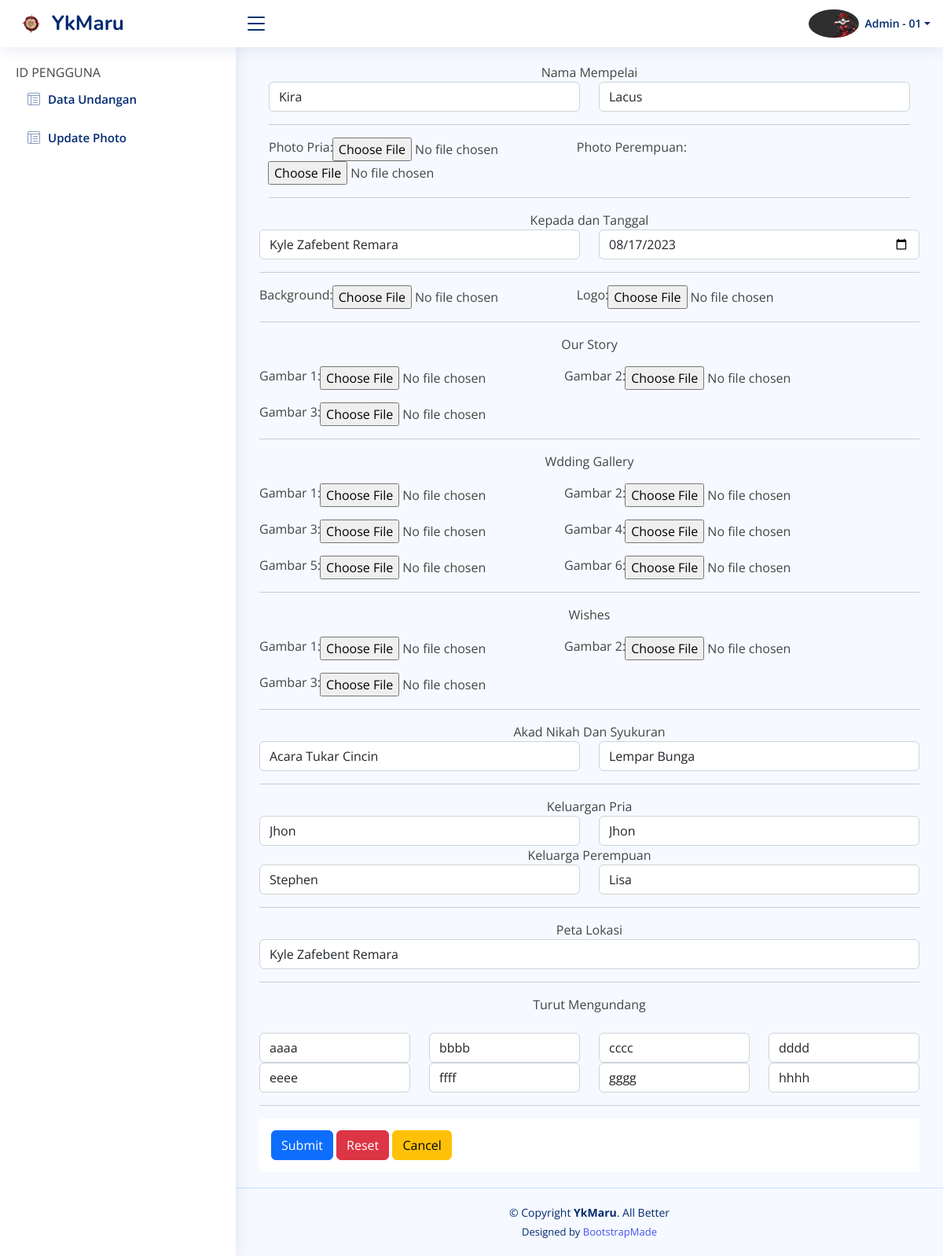
/admin/index.php (signed in), run on the app's committed database.
### tables this page shows
CREATE TABLE `tbl_form` (
  `id_undangan` int(11) NOT NULL,
  `nama_pria` varchar(100) NOT NULL,
  `nama_perempuan` varchar(100) NOT NULL,
  `logo` varchar(100) NOT NULL,
  `kepada_yth` varchar(100) NOT NULL,
  `tanggal` date NOT NULL,
  `waktu` time NOT NULL,
  `foto_background` varchar(100) NOT NULL,
  `akad_nikah` varchar(100) NOT NULL,
  `syukuran` varchar(100) NOT NULL,
  `nama_ayah_pria` varchar(100) NOT NULL,
  `nama_ibu_pria` varchar(100) NOT NULL,
  `nama_ayah_perempuan` varchar(100) NOT NULL,
  `nama_ibu_perempuan` varchar(100) NOT NULL,
  `peta_lokasi` varchar(100) NOT NULL,
  `mengundang1` varchar(100) NOT NULL,
  `mengundang2` varchar(100) NOT NULL,
  `mengundang3` varchar(100) NOT NULL,
  `mengundang4` varchar(100) NOT NULL,
  `mengundang5` varchar(100) NOT NULL,
  `mengundang6` varchar(100) NOT NULL,
  `mengundang7` varchar(100) NOT NULL,
  `mengundang8` varchar(100) NOT NULL,
  `gambar1` varchar(100) NOT NULL,
  `gambar2` varchar(100) NOT NULL,
  `gambar3` varchar(100) NOT NULL,
  `photo_pria` varchar(255) DEFAULT NULL,
  `photo_perempuan` varchar(255) DEFAULT NULL,
  `galery1` varchar(100) NOT NULL,
  `galery2` varchar(100) NOT NULL,
  `galery3` varchar(100) NOT NULL,
  `galery4` varchar(100) NOT NULL,
  `galery5` varchar(100) NOT NULL,
  `galery6` varchar(100) NOT NULL,
  `foto_wishes1` varchar(100) NOT NULL,
  `foto_wishes2` varchar(100) NOT NULL,
  `foto_wishes3` varchar(100) NOT NULL
);

### pages/form/tampil.php (the view, shortened to what this page needs)
<?php
$servername = "localhost";
$username = "root";
$password = "";
$dbname = "db_pernikahan";
$conn = new mysqli($servername, $username, $password, $dbname);
$sql = "SELECT id_undangan, nama_pria, nama_perempuan, kepada_yth,
akad_nikah, syukuran, tanggal, waktu,nama_ayah_pria,
nama_ibu_pria, nama_ayah_perempuan, nama_ibu_perempuan,
mengundang1, mengundang2, mengundang3, mengundang4,
mengundang5, mengundang6, mengundang7, mengundang8, gambar1 FROM tbl_form WHERE id_undangan ='1'";
$result = $conn->query($sql);
if ($result->num_rows > 0) {
  $row = $result->fetch_assoc();
}
?>
<form action="" method="post" enctype="multipart/form-data">
<div class="container-fluid">
        <span><center>Nama Mempelai</center></span>
            <div class="row">
              <div class="col-md-6">
                  <div class="form-group">
                    <input type="text" name="NamaPria" class="form-control" id="NamaPria" placeholder="Nama Pria" value="<?php echo $row["nama_pria"]; ?>">
                  </div>
              </div>
              <div class="col-md-6">
                  <div class="form-group">
                    <input type="text" name="NamaPerempuan" class="form-control" id="NamaPerempuan" placeholder="Nama Perempuan" value="<?php echo $row["nama_perempuan"]; ?>">
                  </div>
             </div>
             </div><hr>
            <div class="row">
              <div class="col-md-12">
                  <div class="form-group">
                    <div class="input-group">
                      <label for="file">Photo Pria:</label>
                      <input type="file" name="file_photo_pria" id="file_pria">
                      <label for="file">Photo Perempuan:</label>
                      <input type="file" name="file_photo_perempuan" id="file">
                    </div>
                  </div>
              </div>
            </div><hr>
            </div>
            <span><center>Kepada dan Tanggal</center></span>
            <div class="row">
            <div class="col-md-6">
                  <div class="form-group">
                    <input type="text" name="KepadaYth" class="form-control" id="KepadaYth" placeholder="Kepada Yth" value="<?php echo $row["kepada_yth"]; ?>">
                  </div>
              </div>
              <div class="col-md-6">
                  <div class="form-group">
                    <input type="date" name="Tanggal" class="form-control" value="<?php echo $row["tanggal"]; ?>">
                  </div>
              </div>
            </div><hr>
            <div class="row">
              <div class="col-md-12">
                  <div class="form-group">
                      <div class="input-group">
                      <label for="file">Background:</label>
                      <input type="file" name="foto_background" id="file">
                     <label for="file">Logo:</label>
                     <input type="file" name="logo" id="file">
                    </div>
                  </div>
              </div>
            </div><hr>
            <span><center>Our Story</center></span>
            <div class="row pt-3">
              <div class="col-md-12">
                  <div class="form-group">
                      <div class="input-group">
                      <label for="file">Gambar 1:</label>
                      <input type="file" name="gambar1" id="file">
                     <label for="file">Gambar 2:</label>
                     <input type="file" name="gambar2" id="file">
                    </div>
                  </div>
              </div>
            <div class="row pt-3">
              <div class="col-md-12">
                  <div class="form-group">
                      <div class="input-group">
                      <label for="file">Gambar 3:</label>
                      <input type="file" name="gambar3" id="file">
                    </div>
                  </div>
              </div>
            </div>
            </div><hr>
            <span><center>Wdding Gallery</center></span>
            <div class="row pt-3">
              <div class="col-md-12">
                  <div class="form-group">
                      <div class="input-group">
                      <label for="file">Gambar 1:</label>
                      <input type="file" name="galery1" id="file">
                      <label for="file">Gambar 2:</label>
                      <input type="file" name="galery2" id="file">
                    </div>
                  </div>
              </div>
            </div>
            <div class="row pt-3">
              <div class="col-md-12">
                  <div class="form-group">
                      <div class="input-group">
                      <label for="file">Gambar 3:</label>
                      <input type="file" name="galery3" id="file">
                      <label for="file">Gambar 4:</label>
                      <input type="file" name="galery4" id="file">
                    </div>
                  </div>
              </div>
            </div>
            <div class="row pt-3">
              <div class="col-md-12">
                  <div class="form-group">
                      <div class="input-group">
                      <label for="file">Gambar 5:</label>
                      <input type="file" name="galery5" id="file">
                      <label for="file">Gambar 6:</label>
                      <input type="file" name="galery6" id="file">
                    </div>
                  </div>
              </div>
            </div>
            </div><hr>
            <span><center>Wishes</center></span>
            <div class="row pt-3">
              <div class="col-md-12">
                  <div class="form-group">
                      <div class="input-group">
                      <label for="file">Gambar 1:</label>
                      <input type="file" name="wishes1" id="file">
                     <label for="file">Gambar 2:</label>
                     <input type="file" name="wishes2" id="file">
                    </div>
                  </div>
              </div>
            <div class="row pt-3">
              <div class="col-md-12">
                  <div class="form-group">
                      <div class="input-group">
                      <label for="file">Gambar 3:</label>
                      <input type="file" name="wishes3" id="file">
                    </div>
                  </div>
              </div>
            </div>
            </div><hr>
            <span><center>Akad Nikah Dan Syukuran</center></span>
            <div class="row">
              <div class="col-md-6">
                  <div class="form-group">
                    <input type="text" name="AkadNikah" class="form-control" id="AkadNikah" placeholder="Akad Nikah" value="<?php echo $row["akad_nikah"]; ?>">
                  </div>
              </div>
              <div class="col-md-6">
                  <div class="form-group">
                    <input type="text" name="Syukuran" class="form-control" id="Syukuran" placeholder="Syukuran" value="<?php echo $row["syukuran"]; ?>">
                  </div>
              </div>
            </div><hr>
            <span><center>Keluargan Pria</center></span>
            <div class="row">
              <div class="col-md-6">
                  <div class="form-group">
                    <input type="text" name="AyahPria" class="form-control" id="AyahPria" placeholder="Ayah Pria" value="<?php echo $row["nama_ayah_pria"]; ?>">
                  </div>
              </div>
              <div class="col-md-6">
                  <div class="form-group">
                    <input type="text" name="IbuPria" class="form-control" id="IbuPria" placeholder="Ibu Pria" value="<?php echo $row["nama_ayah_pria"]; ?>">
                  </div>
              </div>
            </div>
            <span><center>Keluarga Perempuan</center></span>
            <div class="row">
              <div class="col-md-6">
                  <div class="form-group">
                    <input type="text" name="AyahPerempuan" class="form-control" id="AyahPerempuan" placeholder="Ayah Perempuan" value="<?php echo $row["nama_ayah_perempuan"]; ?>">
                  </div>
              </div>
              <div class="col-md-6">
                  <div class="form-group">
                    <input type="text" name="IbuPerempuan" class="form-control" id="IbuPerempuan" placeholder="Ibu Perempuan" value="<?php echo $row["nama_ibu_perempuan"]; ?>">
                  </div>
              </div>
            </div><hr>
            <span><center>Peta Lokasi</center></span>
            <div class="row">
              <div class="col-md-12">
                  <div class="form-group">
                    <input type="text" name="Peta" class="form-control" id="Peta" placeholder="Masukkan Link" value="<?php echo $row["kepada_yth"]; ?>">
                  </div>
              </div>
            </div><hr>
            <span><center>Turut Mengundang</center></span><br>
            <div class="row">
              <div class="col-md-3">
                  <div class="form-group">
                    <input type="text" name="Nama1" class="form-control" id="Nama1" placeholder="Nama 1" value="<?php echo $row["mengundang1"]; ?>">
                  </div>
              </div>
              <div class="col-md-3">
                  <div class="form-group">
                    <input type="text" name="Nama2" class="form-control" id="Nama2" placeholder="Nama 2" value="<?php echo $row["mengundang2"]; ?>">
                  </div>
              </div>
              <div class="col-md-3">
                  <div class="form-group">
                    <input type="text" name="Nama3" class="form-control" id="Nama3" placeholder="Nama 3" value="<?php echo $row["mengundang3"]; ?>">
                  </div>
              </div>
              <div class="col-md-3">
                  <div class="form-group">
                    <input type="text" name="Nama4" class="form-control" id="Nama4" placeholder="Nama 4" value="<?php echo $row["mengundang4"]; ?>">
                  </div>
              </div>
            </div>
            <div class="row">
              <div class="col-md-3">
                  <div class="form-group">
                    <input type="text" name="Nama5" class="form-control" id="Nama5" placeholder="Nama 5" value="<?php echo $row["mengundang5"]; ?>">
                  </div>
              </div>
              <div class="col-md-3">
                  <div class="form-group">
                    <input type="text" name="Nama6" class="form-control" id="Nama6" placeholder="Nama 6" value="<?php echo $row["mengundang6"]; ?>">
                  </div>
              </div>
              <div class="col-md-3">
                  <div class="form-group">
                    <input type="text" name="Nama7" class="form-control" id="Nama7" placeholder="Nama 7" value="<?php echo $row["mengundang7"]; ?>">
                  </div>
              </div>
              <div class="col-md-3">
                  <div class="form-group">
                    <input type="text" name="Nama8" class="form-control" id="Nama8" placeholder="Nama 8" value="<?php echo $row["mengundang8"]; ?>">
                  </div>
              </div>
            </div><hr>
            <div class="card-footer">
      <input type = "submit" name = "Tambah" class = "btn btn-primary"></input>
      <input type = "reset" name = "Hapus" class = "btn btn-danger" value = "Reset"></input>
      <a href = "index.php?page=pengguna" nama ="Cancel" class = "btn btn-warning">Cancel</a>
    </div>
</form>

### data on the page
tbl_form: NamaPria "Kira", NamaPerempuan "Lacus", KepadaYth "Kyle Zafebent Remara", Tanggal "08/17/2023", AkadNikah "Acara Tukar Cincin", Syukuran "Lempar Bunga", AyahPria "Jhon", IbuPria "Jhon", AyahPerempuan "Stephen", IbuPerempuan "Lisa", Peta "Kyle Zafebent Remara", Nama1 "aaaa", Nama2 "bbbb", Nama3 "cccc", Nama4 "dddd", Nama5 "eeee", Nama6 "ffff", Nama7 "gggg", Nama8 "hhhh"

### other printed values
$_SESSION['name'] "Admin - 01"
